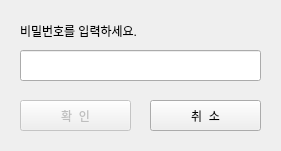
<?xml version="1.0" encoding="UTF-8"?>
<ui version="4.0">
 <class>DeleteMemberDialog</class>
 <widget class="QDialog" name="DeleteMemberDialog">
  <property name="geometry">
   <rect>
    <x>0</x>
    <y>0</y>
    <width>281</width>
    <height>151</height>
   </rect>
  </property>
  <property name="sizePolicy">
   <sizepolicy hsizetype="Fixed" vsizetype="Fixed">
    <horstretch>0</horstretch>
    <verstretch>0</verstretch>
   </sizepolicy>
  </property>
  <property name="minimumSize">
   <size>
    <width>281</width>
    <height>151</height>
   </size>
  </property>
  <property name="maximumSize">
   <size>
    <width>281</width>
    <height>151</height>
   </size>
  </property>
  <property name="windowTitle">
   <string>NSUCircle - 회원탈퇴</string>
  </property>
  <widget class="QLineEdit" name="deleteMemberLineEdit">
   <property name="geometry">
    <rect>
     <x>20</x>
     <y>50</y>
     <width>241</width>
     <height>31</height>
    </rect>
   </property>
   <property name="styleSheet">
    <string notr="true">font: 13pt &quot;Agency FB&quot;;</string>
   </property>
  </widget>
  <widget class="QPushButton" name="deleteMemberOkButton">
   <property name="enabled">
    <bool>false</bool>
   </property>
   <property name="geometry">
    <rect>
     <x>20</x>
     <y>100</y>
     <width>111</width>
     <height>31</height>
    </rect>
   </property>
   <property name="sizePolicy">
    <sizepolicy hsizetype="Fixed" vsizetype="Fixed">
     <horstretch>0</horstretch>
     <verstretch>0</verstretch>
    </sizepolicy>
   </property>
   <property name="minimumSize">
    <size>
     <width>111</width>
     <height>31</height>
    </size>
   </property>
   <property name="maximumSize">
    <size>
     <width>111</width>
     <height>31</height>
    </size>
   </property>
   <property name="styleSheet">
    <string notr="true">font: 10pt &quot;맑은 고딕&quot;;</string>
   </property>
   <property name="text">
    <string>확  인</string>
   </property>
   <property name="default">
    <bool>true</bool>
   </property>
  </widget>
  <widget class="QPushButton" name="deleteMemberCancelButton">
   <property name="geometry">
    <rect>
     <x>150</x>
     <y>100</y>
     <width>111</width>
     <height>31</height>
    </rect>
   </property>
   <property name="sizePolicy">
    <sizepolicy hsizetype="Fixed" vsizetype="Fixed">
     <horstretch>0</horstretch>
     <verstretch>0</verstretch>
    </sizepolicy>
   </property>
   <property name="minimumSize">
    <size>
     <width>111</width>
     <height>31</height>
    </size>
   </property>
   <property name="maximumSize">
    <size>
     <width>111</width>
     <height>31</height>
    </size>
   </property>
   <property name="styleSheet">
    <string notr="true">font: 10pt &quot;맑은 고딕&quot;;</string>
   </property>
   <property name="text">
    <string>취  소</string>
   </property>
  </widget>
  <widget class="QWidget" name="layoutWidget">
   <property name="geometry">
    <rect>
     <x>20</x>
     <y>20</y>
     <width>244</width>
     <height>22</height>
    </rect>
   </property>
   <layout class="QHBoxLayout" name="horizontalLayout">
    <item>
     <widget class="QLabel" name="label">
      <property name="styleSheet">
       <string notr="true">font: 10pt &quot;맑은 고딕&quot;;</string>
      </property>
      <property name="text">
       <string>비밀번호를 입력하세요.</string>
      </property>
     </widget>
    </item>
    <item>
     <spacer name="horizontalSpacer">
      <property name="orientation">
       <enum>Qt::Horizontal</enum>
      </property>
      <property name="sizeHint" stdset="0">
       <size>
        <width>108</width>
        <height>20</height>
       </size>
      </property>
     </spacer>
    </item>
   </layout>
  </widget>
 </widget>
 <resources/>
 <connections/>
</ui>
